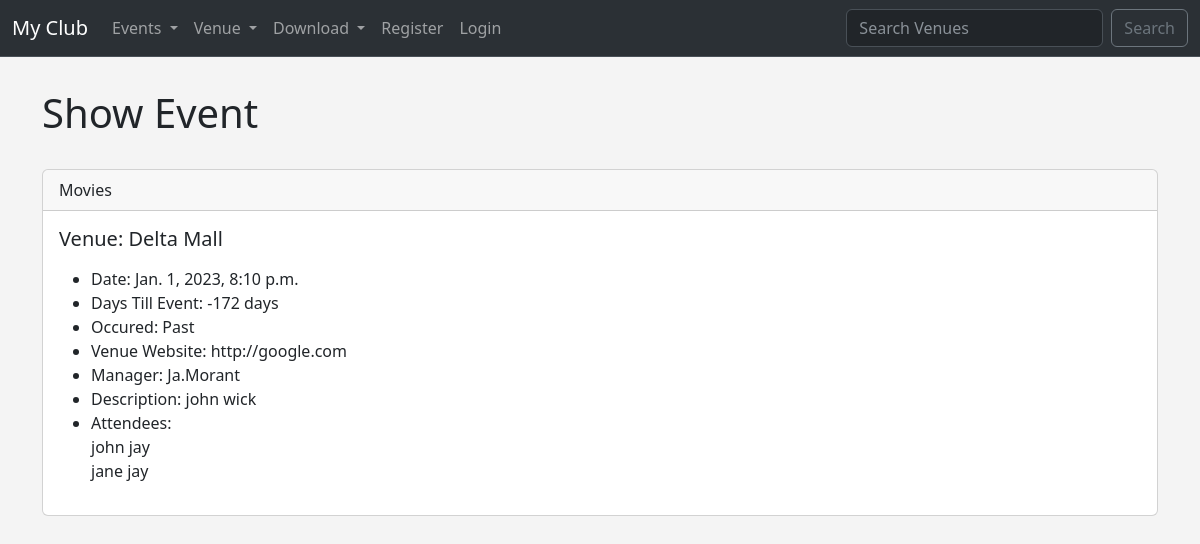
The page /show_event/4/ on the database its author committed.
### events/models.py (models this page shows)
class Event(models.Model):
    name = models.CharField('event name', max_length=120)
    event_date = models.DateTimeField('event date')
    venue = models.ForeignKey(Venue, blank=True, null=True, on_delete=models.CASCADE)
    manager = models.ForeignKey(User, blank=True, null=True, on_delete=models.SET)
    description = models.TextField(blank=True)
    attendees = models.ManyToManyField(MyClubUser, blank=True)
    approved = models.BooleanField('Approved', default=False)
    def __str__(self):
        return self.name
    @property
    def Days_till(self):
        today = date.today()
        days_till = self.event_date.date() - today
        days_till_stripped = str(days_till).split(",", 1)[0]
        return days_till_stripped
    @property
    def Is_Past(self):
        today = date.today()
        if self.event_date.date() < today:
            thing = "Past"
        else:
            thing = "Future"
        return thing

class Venue(models.Model):
    name = models.CharField('venue name', max_length=120)
    address = models.CharField(max_length=120)
    zip_code = models.CharField('Zip Code', max_length=15)
    phone = models.CharField('Contact Phone', max_length=25, blank=True)
    web =models.URLField('Website Address', blank=True)
    email_address = models.EmailField('Email Address', blank=True)
    owner = models.IntegerField("venue owner", default=1, blank=False)
    venue_image = models.ImageField(blank=True, null=True, upload_to="images/")
    def __str__(self):
        return self.name

class MyClubUser(models.Model):
    first_name = models.CharField(max_length=120)
    last_name = models.CharField(max_length=120)
    email = models.EmailField('User Email')
    def __str__(self):
        return self.first_name + ' ' + self.last_name

### events/views.py (the view)
# urls.py: path('show_event/<int:event_id>/', views.show_event, name='show-event'),
def show_event(request, event_id):
    event = Event.objects.get(pk=event_id)
    return render(request, 'events/show_event.html', {
        'event': event
    })

### events/templates/events/show_event.html (shortened to what this page needs)
{% extends 'events/base.html' %}
{% block content %}
    <h1> Show Event</h1>
    <br/>
{% if event.approved %}
<div class="card">
    <div class="card-header">
        {{ event }}
    </div>
    <div class="card-body">
      <h5 class="card-title">Venue: {{ event.venue }}</h5>
      <p class="card-text"><ul>
        <li>Date: {{ event.event_date }}</li>
        <li>Days Till Event: {{ event.Days_till }} </li>
        <li>Occured: {{ event.Is_Past }} </li>
        <li>Venue Website: {{ event.venue.web }}</li>
        <li>Manager: {{ event.manager }}</li>
        <li>Description: {{ event.description }}</li>
        <li>Attendees:<br/>
        {% for user in event.attendees.all  %}
                {{ user }}<br/>
        {%  endfor %}
        </li>
        </ul>
        </p>
    </div>
  </div>
    <br/>
{% endif %}
{% endblock %}

### events/templates/events/base.html (style rules this page uses)
body { background: #f4f4f4; }

### rows shown on the page
Event: name "Movies", venue "Delta Mall", event_date "Jan. 1, 2023, 8:10 p.m.", Days_till "-172 days", Is_Past "Past", venue.web "http://google.com", manager "Ja.Morant", description "john wick"
MyClubUser: first_name+last_name "john jay"
MyClubUser: first_name+last_name "jane jay"
